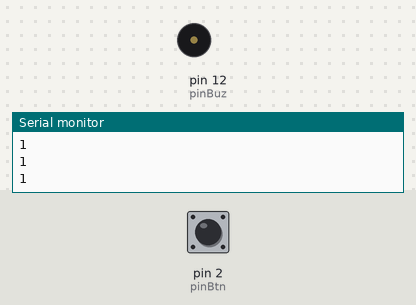
A sketch run on a simulated Arduino Uno, built with avr-gcc and run on an emulated ATmega328P. On the bench: buzzer (waves = sounding, pin HIGH), the last lines printed to the serial monitor. Inputs (shaded band) come from the test bench; at power-on: pin 2 (pinBtn) HIGH.

Above: at 1.2 s.
1.3 s: pin 2 (pinBtn) pulled LOW for 0.25 s
At 1.5 s:
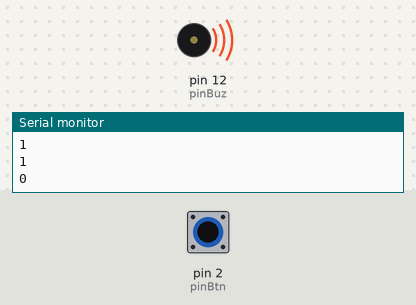
3.1 s: pin 2 (pinBtn) pulled LOW for 3.2 s
At 7.5 s:
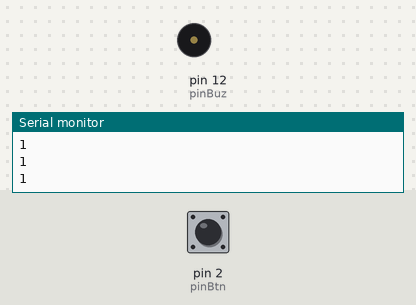
Timing chart, 0 to 9.0 s (numbered marks = the images above; inputs shaded):
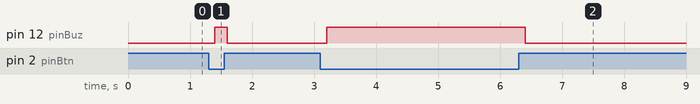

The sketch:

prog_34.ino
```cpp
const byte pinBuz = 12;
const byte pinBtn = 2;

boolean btnState;

void setup() {
	Serial.begin(9600);
	pinMode(pinBuz, OUTPUT);
	pinMode(pinBtn, INPUT);
	digitalWrite(pinBtn, HIGH);
}

void loop() {
	btnState = digitalRead(pinBtn);
	Serial.println(btnState);
	if (btnState == 0) {
		digitalWrite(pinBuz, HIGH);
	} else {
		digitalWrite(pinBuz, LOW);
	}
	delay(200);
}
```

Measured:
- after the input at 1.3 s, pin 12 (pinBuz): LOW → HIGH after 0.10 s, → LOW 0.20 s later
- after the input at 3.1 s, pin 12 (pinBuz): LOW → HIGH after 0.10 s, → LOW 3.2 s later
